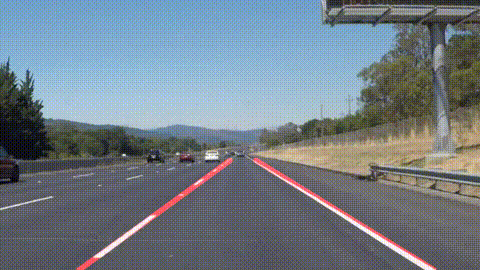
#> input picture test_videos_output/solidWhiteRight.gif, 480 x 270 px, given in place of solidWhiteRight.jpg, which was not available
$ jupyter execute --allow-errors P1.ipynb   (shell and % lines are left out)   (text cells are left out)
#> lines starting #> are read from the running program, lines starting #| are printed output that depends on the picture; pictures that were not available may be replaced by others from this repository, and a replacement may not be noted
[cell 1]
#importing some useful packages
import matplotlib.pyplot as plt
import matplotlib.image as mpimg
import numpy as np
import cv2

[cell 2]
#reading in an image
image = mpimg.imread('test_images/solidWhiteRight.jpg')
#> image is the input picture: shape (270, 480, 4); mean R, G, B, A 114.3, 125.9, 136.1, 255

#printing out some stats and plotting
print('This image is:', type(image), 'with dimensions:', image.shape)
#| This image is: <class 'numpy.ndarray'> with dimensions: (270, 480, 4)
plt.imshow(image)  # if you wanted to show a single color channel image called 'gray', for example, call as plt.imshow(gray, cmap='gray')

[cell 3]
import math

def grayscale(img):
    """Applies the Grayscale transform
    This will return an image with only one color channel
    but NOTE: to see the returned image as grayscale
    (assuming your grayscaled image is called 'gray')
    you should call plt.imshow(gray, cmap='gray')"""
    return cv2.cvtColor(img, cv2.COLOR_RGB2GRAY)
    # Or use BGR2GRAY if you read an image with cv2.imread()
    # return cv2.cvtColor(img, cv2.COLOR_BGR2GRAY)

def canny(img, low_threshold, high_threshold):
    """Applies the Canny transform"""
    return cv2.Canny(img, low_threshold, high_threshold)

def gaussian_blur(img, kernel_size):
    """Applies a Gaussian Noise kernel"""
    return cv2.GaussianBlur(img, (kernel_size, kernel_size), 0)

def region_of_interest(img, vertices):
    """
    Applies an image mask.

    Only keeps the region of the image defined by the polygon
    formed from `vertices`. The rest of the image is set to black.
    `vertices` should be a numpy array of integer points.
    """
    #defining a blank mask to start with
    mask = np.zeros_like(img)

    #defining a 3 channel or 1 channel color to fill the mask with depending on the input image
    if len(img.shape) > 2:
        channel_count = img.shape[2]  # i.e. 3 or 4 depending on your image
        ignore_mask_color = (255,) * channel_count
    else:
        ignore_mask_color = 255

    #filling pixels inside the polygon defined by "vertices" with the fill color
    cv2.fillPoly(mask, vertices, ignore_mask_color)

    #returning the image only where mask pixels are nonzero
    masked_image = cv2.bitwise_and(img, mask)
    return masked_image


def draw_lines(img, lines, color=[255, 0, 0], thickness=2):
    """
    NOTE: this is the function you might want to use as a starting point once you want to
    average/extrapolate the line segments you detect to map out the full
    extent of the lane (going from the result shown in raw-lines-example.mp4
    to that shown in P1_example.mp4).

    Think about things like separating line segments by their
    slope ((y2-y1)/(x2-x1)) to decide which segments are part of the left
    line vs. the right line.  Then, you can average the position of each of
    the lines and extrapolate to the top and bottom of the lane.

    This function draws `lines` with `color` and `thickness`.
    Lines are drawn on the image inplace (mutates the image).
    If you want to make the lines semi-transparent, think about combining
    this function with the weighted_img() function below
    """
    for line in lines:
        for x1,y1,x2,y2 in line:
            cv2.line(img, (x1, y1), (x2, y2), color, thickness)

def hough_lines(img, rho, theta, threshold, min_line_len, max_line_gap):
    """
    `img` should be the output of a Canny transform.

    Returns an image with hough lines drawn.
    """
    lines = cv2.HoughLinesP(img, rho, theta, threshold, np.array([]), minLineLength=min_line_len, maxLineGap=max_line_gap)
    line_img = np.zeros((img.shape[0], img.shape[1], 3), dtype=np.uint8)
    draw_lines(line_img, lines)
    return line_img

# Python 3 has support for cool math symbols.

def weighted_img(img, initial_img, α=0.8, β=1., γ=0.):
    """
    `img` is the output of the hough_lines(), An image with lines drawn on it.
    Should be a blank image (all black) with lines drawn on it.

    `initial_img` should be the image before any processing.

    The result image is computed as follows:

    initial_img * α + img * β + γ
    NOTE: initial_img and img must be the same shape!
    """
    return cv2.addWeighted(initial_img, α, img, β, γ)

[cell 4]
# More helper functions

# Show 2 images on the same line to easily compare the changes (before & after)
def show2img(img1, img2, title1, title2):
    f, (ax1, ax2) = plt.subplots(1, 2, figsize=(24, 9))
    f.tight_layout()
    ax1.imshow(img1)
    ax1.set_title(title1, fontsize=50)
    ax2.imshow(img2)
    ax2.set_title(title2, fontsize=50)
    plt.subplots_adjust(left=0., right=1, top=0.9, bottom=0.)

[cell 5]
import os
#> (the rest of this cell did not finish here and is left out)

[cell 6]
# TODO: Build your pipeline that will draw lane lines on the test_images
# then save them to the test_images_output directory.

[cell 7]
# Pipeline to draw lane lines (segments) on each test image
def draw_lane_lines(img):
    # Create grayscale image from input image
    gray = grayscale(img)
#> in grayscale, `return cv2.cvtColor(img, cv2.COLOR_RGB2GRAY)`:
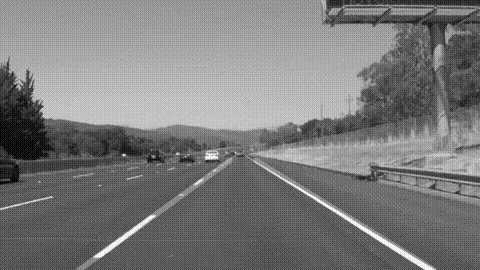
#> returned value: shape (270, 480); min 0, max 252, mean 123.5

    # Define a kernel size and apply Gaussian smoothing
    kernel_size = 5
    blur_gray = gaussian_blur(gray, kernel_size)

    # Define the parameters for Canny and apply to detect the edges
    low_threshold = 50
    high_threshold = 150
    edges = canny(blur_gray, low_threshold, high_threshold)
#> in canny, `return cv2.Canny(img, low_threshold, high_threshold)`:
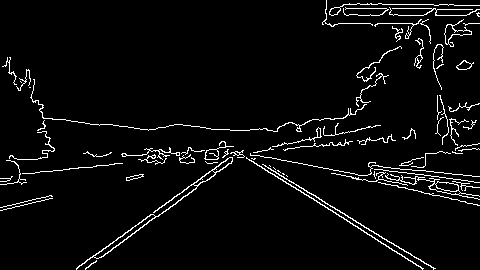
#> returned value: shape (270, 480); 4.4% white in thin lines or dots

    # Define a four sided polygon to mask
    imshape = img.shape
    vertices = np.array([[(0,imshape[0]),(450, 320), (490, 320), (imshape[1],imshape[0])]], dtype=np.int32)

    # Create a masked edges image based on the defined polygon
    masked_edges = region_of_interest(edges, vertices)

    # Define the Hough transform parameters
    rho = 2 # distance resolution in pixels of the Hough grid
    theta = np.pi/180 # angular resolution in radians of the Hough grid
    threshold = 15     # minimum number of votes (intersections in Hough grid cell)
    min_line_length = 40 #minimum number of pixels making up a line
    max_line_gap = 20    # maximum gap in pixels between connectable line segments

    # Apply Hough Transform to detect and draw the segment lines
    line_image = hough_lines(masked_edges, rho, theta, threshold, min_line_length, max_line_gap)

    # Combine the detected segment lines into original image
    result = weighted_img(img,line_image)

    return result

[cell 8]
# Create a list of test images to be processed
image_list = ['solidWhiteRight.jpg',
 'solidWhiteCurve.jpg',
 'solidYellowLeft.jpg',
 'solidYellowCurve2.jpg',
 'solidYellowCurve.jpg',
 'whiteCarLaneSwitch.jpg']

# Call the pipeline to process each image & save the new images to test_images_output folder
#> (the rest of this cell did not finish here and is left out)

#> in region_of_interest, `cv2.fillPoly(mask, vertices, ignore_mask_color)`: mask: shape (270, 480); every value is 0
#> in hough_lines, `lines = cv2.HoughLinesP(img, rho, theta, threshold, np.array([]), minL..`: lines = None
#> after the loop in draw_lines, `for line in lines:`: img: shape (270, 480, 3); every value is 0
    # Save the newly combined image
    mpimg.imsave('test_images_output/addLine_'+i, combined_image)

[cell 9]
# solidWhiteRight.jpg
image1_original = mpimg.imread('test_images/solidWhiteRight.jpg')
image1_after = mpimg.imread('test_images_output/addLine_solidWhiteRight.jpg')
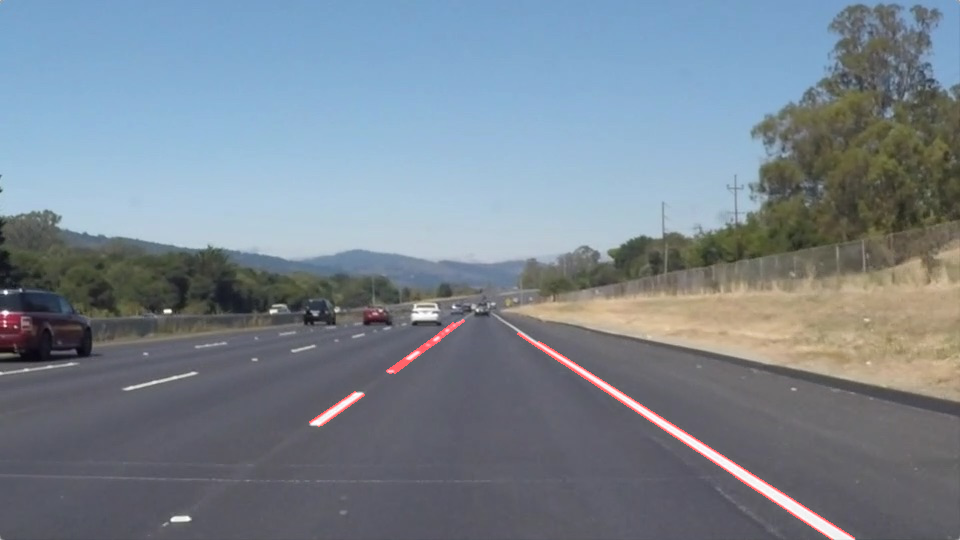
#> input picture test_images_output/addLine_solidWhiteRight.jpg, 960 x 540 px
#> image1_after is the input picture: shape (540, 960, 4) float32; mean R, G, B, A 0.475, 0.52, 0.563, 1
show2img(image1_original, image1_after, 'Before', 'After')
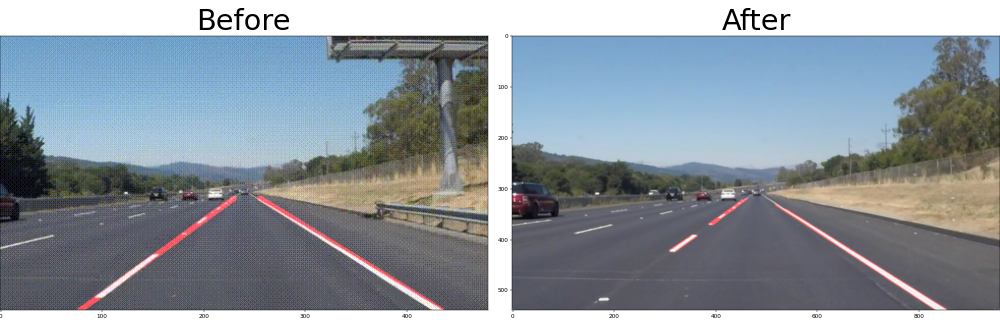
#> figure drawn by matplotlib, 2 panels

[cell 10]
# solidYellowLeft.jpg
image2_original = mpimg.imread('test_images/solidYellowLeft.jpg')
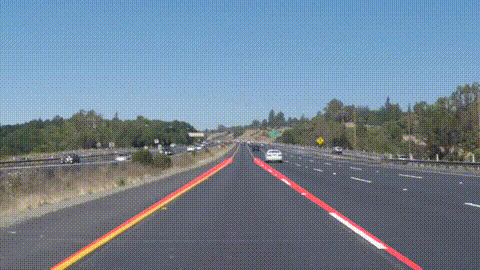
#> input picture test_videos_output/solidYellowLeft.gif, 480 x 270 px, given in place of solidYellowLeft.jpg, which was not available
#> image2_original is the input picture: shape (270, 480, 4); mean R, G, B, A 113.1, 130.3, 147.1, 255
image2_after = mpimg.imread('test_images_output/addLine_solidYellowLeft.jpg')
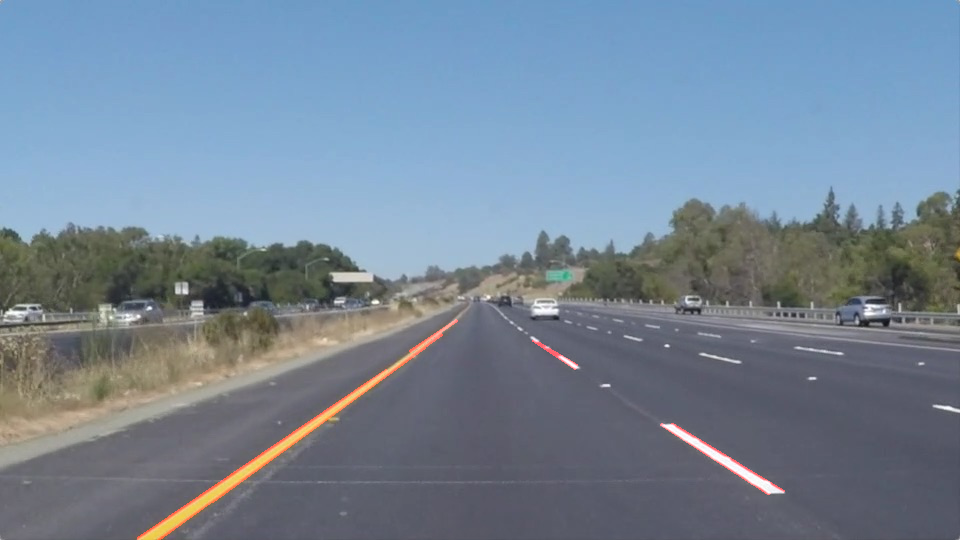
#> input picture test_images_output/addLine_solidYellowLeft.jpg, 960 x 540 px
#> image2_after is the input picture: shape (540, 960, 4) float32; mean R, G, B, A 0.459, 0.524, 0.591, 1
show2img(image2_original, image2_after, 'Before', 'After')

[cell 11]
# Import everything needed to edit/save/watch video clips
from moviepy.editor import VideoFileClip
from IPython.display import HTML

[cell 12]
def process_image(image):
    # NOTE: The output you return should be a color image (3 channel) for processing video below
    # TODO: put your pipeline here,
    # you should return the final output (image where lines are drawn on lanes)

    # Create a combined image including the detected lane lines
    result = draw_lane_lines(image)

    return result

[cell 13]
white_output_segment = 'test_videos_output/solidWhiteRight_segment.mp4'
## To speed up the testing process you may want to try your pipeline on a shorter subclip of the video
## To do so add .subclip(start_second,end_second) to the end of the line below
## Where start_second and end_second are integer values representing the start and end of the subclip
## You may also uncomment the following line for a subclip of the first 5 seconds
##clip1 = VideoFileClip("test_videos/solidWhiteRight.mp4").subclip(0,5)
#> (the rest of this cell did not finish here and is left out)

[cell 14]
# Show the video before and after processing in a line for easy comparison
HTML("""<video width="480" height="270" title="Before" controls>
<source src="test_videos/solidWhiteRight.mp4">
</video>
<video width="480" height="270" title="After" controls>
<source src="test_videos_output/solidWhiteRight_segment.mp4">
</video>""")

[cell 15]
yellow_output_segment = 'test_videos_output/solidYellowLeft_segment.mp4'
#> (the rest of this cell did not finish here and is left out)

[cell 16]
# Show the video before and after processing in a line together with reference video for easy comparison
HTML("""<video width="320" height="180" title="Before" controls>
<source src="test_videos/solidYellowLeft.mp4">
</video>
<video width="320" height="180" title="After" controls>
<source src="test_videos_output/solidYellowLeft_segment.mp4">
</video>
<video width="320" height="180" title="Reference" controls>
<source src="examples/raw-lines-example.mp4">
</video>""")

[cell 17]
# Improve previous helper functions with some modifications to draw full lane lines from detected segments
# Note: this is a very draft version. Will be improved more.
def draw_full_lines(img, lines, color=[255, 0, 0], thickness=10):
    """
    NOTE: this is the function you might want to use as a starting point once you want to
    average/extrapolate the line segments you detect to map out the full
    extent of the lane (going from the result shown in raw-lines-example.mp4
    to that shown in P1_example.mp4).

    Think about things like separating line segments by their
    slope ((y2-y1)/(x2-x1)) to decide which segments are part of the left
    line vs. the right line.  Then, you can average the position of each of
    the lines and extrapolate to the top and bottom of the lane.

    This function draws `lines` with `color` and `thickness`.
    Lines are drawn on the image inplace (mutates the image).
    If you want to make the lines semi-transparent, think about combining
    this function with the weighted_img() function below
    """
    # Gather the segments with positive and negative slope
    pos_slope = [] # right line
    neg_slope = [] # left line

    # Position of the segments on right lane (positive slope)
    right_x1 = []
    right_y1 = []
    right_x2 = []
    right_y2 = []

    # Position of the segments on left lane (positive slope)
    left_x1 = []
    left_y1 = []
    left_x2 = []
    left_y2 = []

    for line in lines:
        for x1,y1,x2,y2 in line:
            if (x2 != x1) and (y2 != x1):
                slope = (y2 - y1)/(x2-x1)
            else:
                break

            # Devide the segments based on the slope
            if slope > 0:
                pos_slope.append(slope)
                right_x1.append(x1)
                right_y1.append(y1)
                right_x2.append(x2)
                right_y2.append(y2)
            else:
                neg_slope.append(slope)
                left_x1.append(x1)
                left_y1.append(y1)
                left_x2.append(x2)
                left_y2.append(y2)

    # Select a reference point to draw full line from a segment on right lane
    # Note: Temporarily select the middle position of first point.
    # Will be improved to select better reference point for more precise line
    if (right_x1 and right_y1 and right_x2 and right_y2):
        x_ref_right = (right_x1[0]+right_x2[0])/2
        y_ref_right = (right_y1[0]+right_y2[0])/2
    else:
        return None

    # Select a reference point to draw full line from a segment on left lane
    # Note: Temporarily select the middle position of first point.
    # Will be improved to select better reference point for more precise line
    if (left_x1 and left_y1 and left_x2 and left_y2):
        x_ref_left = (left_x1[0]+left_x2[0])/2
        y_ref_left = (left_y1[0]+left_y2[0])/2
    else:
        return None

    # Calculate the position to draw full lane line on the right
    # based on reference point and average slope
    right_slope = np.average(pos_slope)
    b_right = y_ref_right - right_slope * x_ref_right

    y1_full_right = 540
    x1_full_right = int(np.round((y1_full_right - b_right)/right_slope))

    y2_full_right = 320
    x2_full_right = int(np.round((y2_full_right - b_right)/right_slope))

    # Calculate the position to draw full lane line on the left
    # based on reference point and average slope
    left_slope = np.average(neg_slope)
    b_left = y_ref_left- left_slope * x_ref_left

    y1_full_left = 540
    x1_full_left = int(np.round((y1_full_left - b_left)/left_slope))

    y2_full_left = 320
    x2_full_left = int(np.round((y2_full_left - b_left)/left_slope))

    # Draw a full line (right)
    cv2.line(img,(x1_full_right,y1_full_right),(x2_full_right,y2_full_right),color,thickness)

    # Draw a full line (left)
    cv2.line(img,(x1_full_left,y1_full_left),(x2_full_left,y2_full_left),color,thickness)

    return None

[cell 18]
def hough_full_lines(img, rho, theta, threshold, min_line_len, max_line_gap):
    """
    `img` should be the output of a Canny transform.

    Returns an image with hough lines drawn.
    """
    lines = cv2.HoughLinesP(img, rho, theta, threshold, np.array([]), minLineLength=min_line_len, maxLineGap=max_line_gap)
    line_img = np.zeros((img.shape[0], img.shape[1], 3), dtype=np.uint8)
    # Call new helper function to draw full lane lines
    draw_full_lines(line_img, lines)
    return line_img

[cell 19]
# New pipeline to draw full lane lines on each test image
def draw_full_lane_lines(img):
    # Create grayscale image from input image
    gray = grayscale(img)

    # Define a kernel size and apply Gaussian smoothing
    kernel_size = 5
    blur_gray = gaussian_blur(gray, kernel_size)

    # Define the parameters for Canny and apply to detect the edges
    low_threshold = 50
    high_threshold = 150
    edges = canny(blur_gray, low_threshold, high_threshold)

    # Define a four sided polygon to mask
    imshape = img.shape
    vertices = np.array([[(0,imshape[0]),(450, 320), (490, 320), (imshape[1],imshape[0])]], dtype=np.int32)

    # Create a masked edges image based on the defined polygon
    masked_edges = region_of_interest(edges, vertices)

    # Define the Hough transform parameters
    rho = 2 # distance resolution in pixels of the Hough grid
    theta = np.pi/180 # angular resolution in radians of the Hough grid
    threshold = 15     # minimum number of votes (intersections in Hough grid cell)
    min_line_length = 40 #minimum number of pixels making up a line
    max_line_gap = 20    # maximum gap in pixels between connectable line segments

    # Call new helper function to apply Hough Transform and draw the full lane lines
    line_image = hough_full_lines(masked_edges, rho, theta, threshold, min_line_length, max_line_gap)

    # Combine the detected segment lines into original image
    result = weighted_img(img,line_image)

    return result

#> (a cell that did not finish here is left out)

    # Save the newly combined image (for WriteUp)
    mpimg.imsave('test_images_output/addFullLine_'+i, combined_image_full)

[cell 21]
# Show image with line segments & full line
# solidWhiteRight.jpg
image1_segment = mpimg.imread('test_images_output/addLine_solidWhiteRight.jpg')
image1_full = mpimg.imread('test_images_output/addFullLine_solidWhiteRight.jpg')
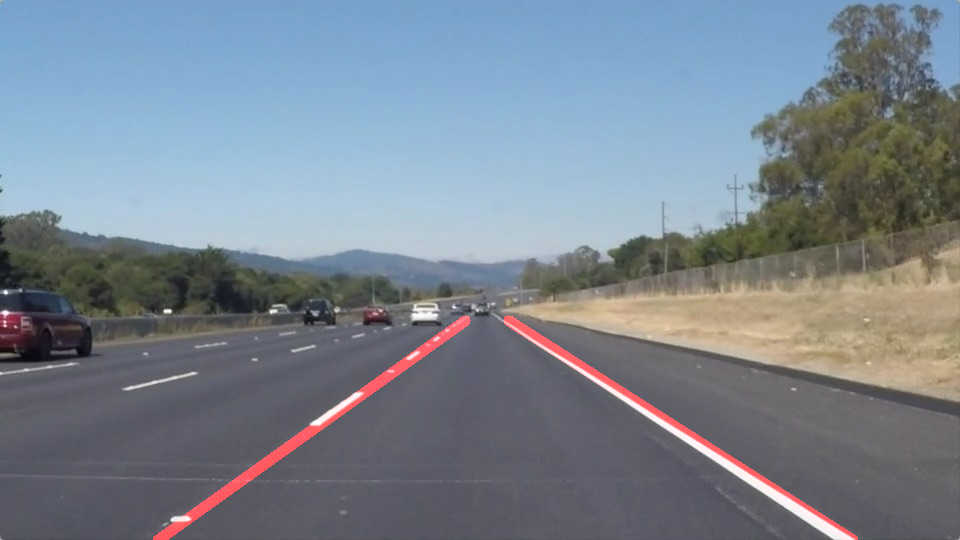
#> input picture test_images_output/addFullLine_solidWhiteRight.jpg, 960 x 540 px
#> image1_full is the input picture: shape (540, 960, 4) float32; mean R, G, B, A 0.48, 0.52, 0.563, 1
show2img(image1_segment, image1_full, 'With Line Segments', 'With Full Lines')
